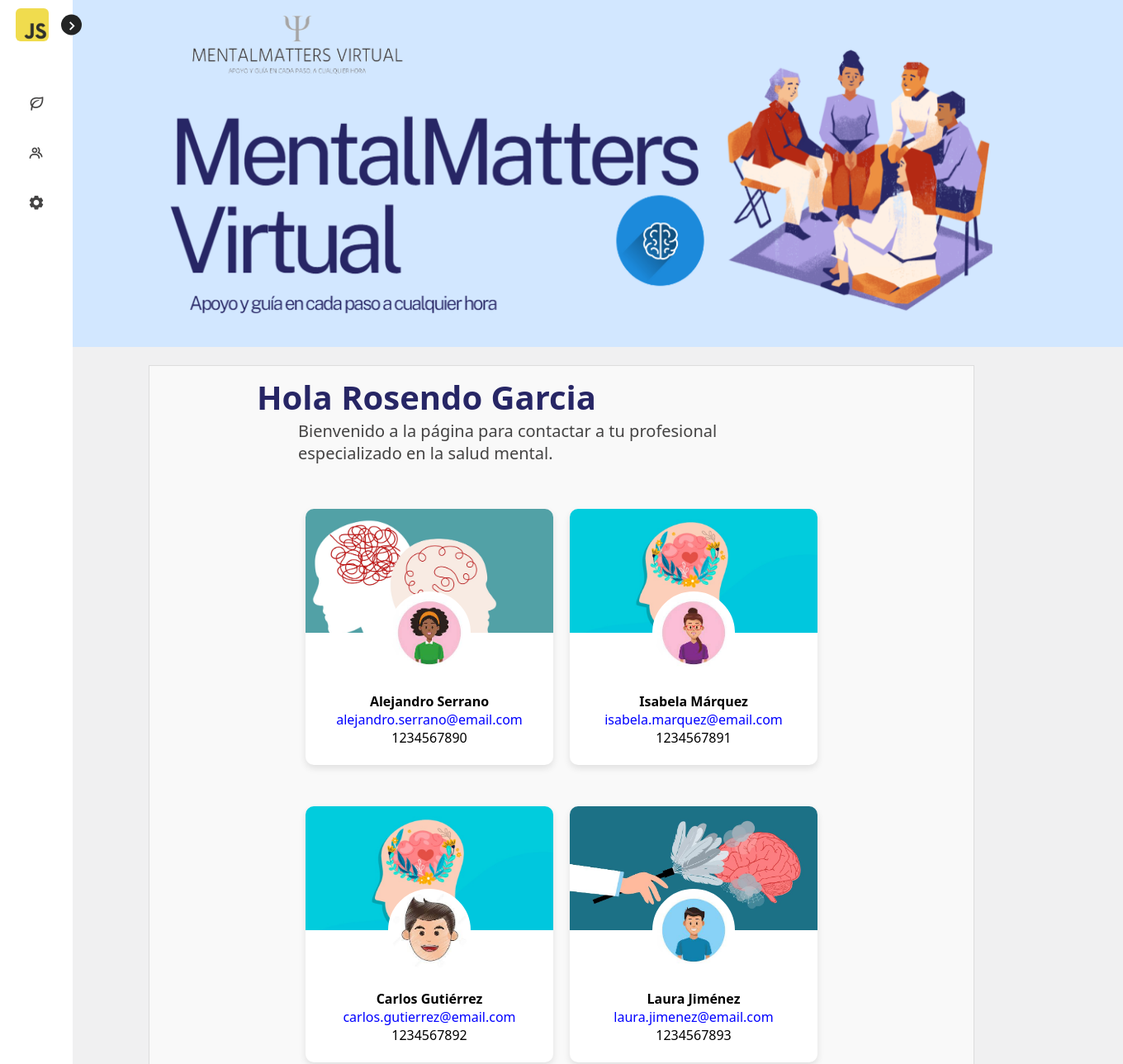
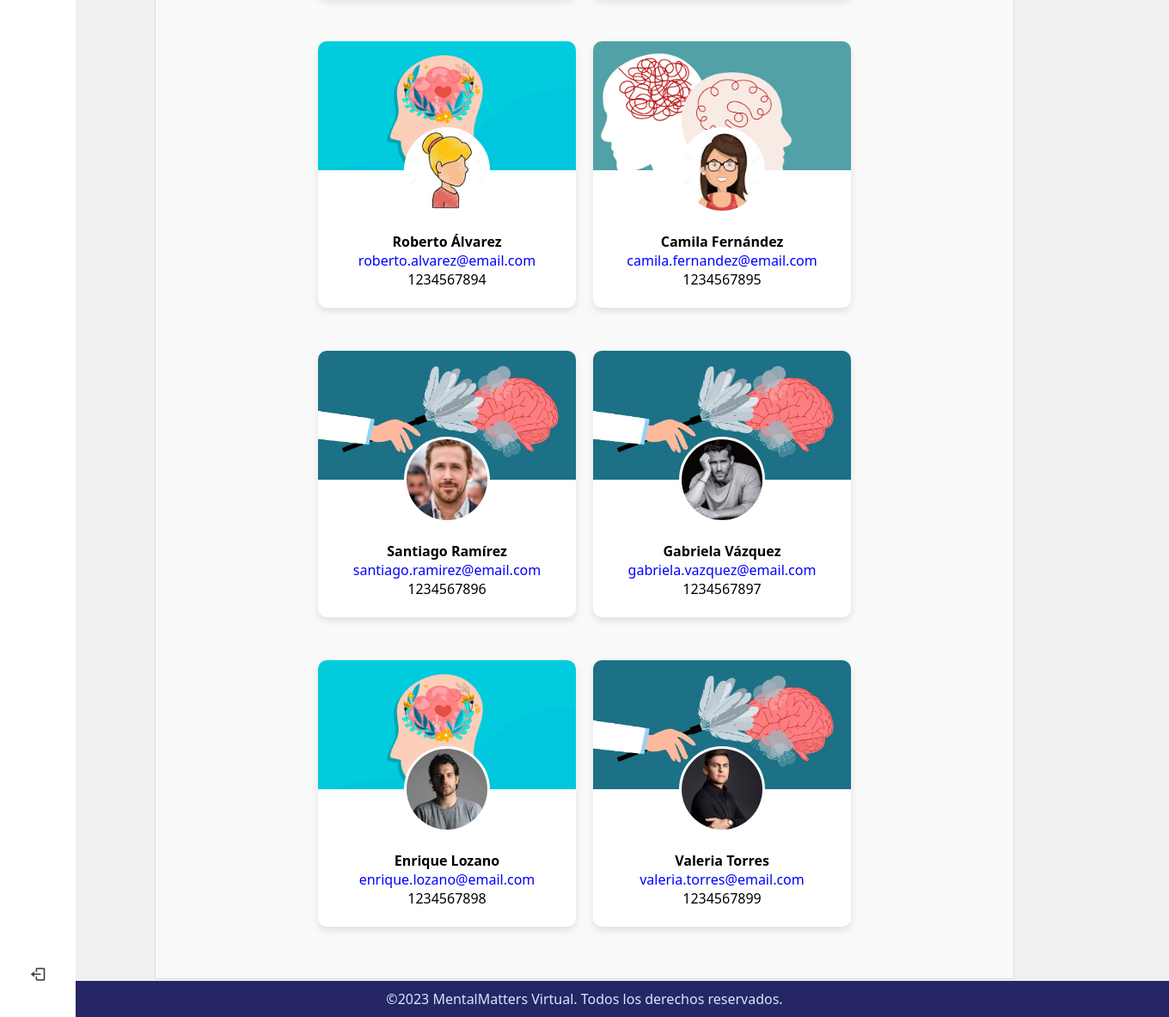
The app's page /view/psicologo.php (signed in) with its own data (2 pictures, top to bottom).
### tables this page shows
CREATE TABLE `usuarios` (
  `id` int(10) UNSIGNED NOT NULL,
  `nombre` varchar(200) NOT NULL,
  `usuario` varchar(200) NOT NULL,
  `correo` varchar(400) NOT NULL,
  `contrasenia` varchar(200) DEFAULT NULL,
  `telefono` varchar(50) DEFAULT NULL,
  `fecha_nacimiento` date DEFAULT NULL,
  `foto_perfil` varchar(255) DEFAULT NULL
);

CREATE TABLE `psicologos` (
  `id_psicol` int(11) NOT NULL,
  `nombre` varchar(255) NOT NULL,
  `apellido` varchar(255) NOT NULL,
  `correo` varchar(255) NOT NULL,
  `telefono` varchar(255) NOT NULL,
  `cita` text NOT NULL
);

### view/psicologo.php (the view, shortened to what this page needs)
<!DOCTYPE html>
<html lang="es">
<head>
    <link href='https://unpkg.com/boxicons@2.1.1/css/boxicons.min.css' rel='stylesheet'>
    <link rel="stylesheet" href="../assets/css/botones-ca.css">
    <link rel="stylesheet" href="../assets/css/menu.css">
    <link rel="stylesheet" href="../assets/css/styles.css">
    <link rel="stylesheet" href="../assets/css/psicologo.css">
</head>
<body>
<?php
    require("components/menu.php");
?>
    <div class="backgraund-portada">
        <img src="../assets/img/portada.png" id="portada">
    </div><br>
    <div class=box-main>
    <div class="cont-text">
        <h1>Hola <?php echo $_SESSION['nombre'] ?></h1>
        <p>Bienvenido a la página para contactar a tu profesional especializado en la salud mental.</p>
    </div><br><br>
    <?php
    $sql = 'SELECT id_psicol, nombre, apellido, correo, telefono, cita FROM psicologos';
    $stmt = mysqli_query($conexion, $sql);
    echo '<div class="cards-wrapper">';
    while ($row = $stmt->fetch_assoc()) {
        $id = htmlspecialchars($row['id_psicol']);
        $nombreCompleto = htmlspecialchars($row['nombre'] . " " . $row['apellido']);
        $correo = htmlspecialchars($row['correo']);
        $telefono = htmlspecialchars($row['telefono']);
        $fotoRandom = '../assets/imgs-psicol/' . $id . '.jpg';
        $fondoRandom = '../assets/imgs-psicol/' . rand(11, 13) . '.jpg';
        echo <<<EOT
            <div class="card" data-id="$id">
                <div class="card-header">
                    <img src="$fondoRandom" alt="Paisaje" class="background-image">
                    <div class="profile-pic-container">
                        <img src="$fotoRandom" alt="Foto random para $nombreCompleto" class="profile-image">
                    </div>
                </div>
                <div class="card-content">
                    <h4><b>$nombreCompleto</b></h4>
                    <p><a href="mailto:$correo">$correo</a></p>
                    <p>$telefono</p>
                </div>
            </div>
            EOT;
    }
    echo '</div>';
    ?>
    </div> <br><br>
    <?php
        require("components/footer.php");
    ?>
</body>
</html>

### view/components/menu.php (shortened to what this page needs)
<nav class="sidebar close">
        <header>
            <div class="image-text">
                <span class="image">
                <?php
                if (isset($_SESSION['user_id']) && !empty($_SESSION['user_id'])) {
                    require_once '../model/db.php';
                    $userId = $_SESSION['user_id'];
                    $stmt = $conexion->prepare("SELECT foto_perfil FROM usuarios WHERE id = ?");
                    $stmt->bind_param("i", $userId);
                    $stmt->execute();
                    $stmt->store_result();
                    if ($stmt->num_rows > 0) {
                        $stmt->bind_result($fotoPerfil);
                        $imagePath = !empty($fotoPerfil) ? '../uploads/' . $fotoPerfil : 'ruta/a/imagen/por/defecto.jpg';
                        echo '<img src="' . htmlspecialchars($imagePath) . '" alt="Foto de perfil">';
                    } else {
                        echo '<div class="img-default">
                              </div>';
                    }
                }
                ?>
                </span>
            </div>
            <i class='bx bx-chevron-right toggle'></i>
        </header>
        <div class="menu-bar">
            <div class="menu">
                <ul class="menu-links">
                    <li class="nav-link">
                        <a href="index.php">
                            <i class='bx bx-leaf icon'></i>
                        </a>
                    </li>
                    <li class="nav-link">
                        <a href="psicologo.php">
                            <i class='bx bx-group icon' ></i>
                        </a>
                    </li>
                    <li class="nav-link">
                        <a href="settings.php">
                            <i class='bx bxs-cog icon'></i>
                        </a>
                    </li>
                </ul>
            </div>
            <div class="bottom-content">
                <li class="">
                    <a href="../controller/logout.php">
                        <i class='bx bx-log-out icon' ></i>
                    </a>
                </li>
            </div>
        </div>
    </nav>

### assets/css/menu.css (style rules this page uses)
* { font-family:system-ui, -apple-system, BlinkMacSystemFont, 'Segoe UI', Roboto, Oxygen, Ubuntu, Cantarell, 'Open Sans', 'Helvetica Neue', sans-serif; margin: 0; padding: 0; box-sizing: border-box; }
:root { --body-color: #f0f0f1; --sidebar-color: #FFF; --primary-color: #232424; --primary-color-light: #f0f0f1; --toggle-color: #b4adad; --text-color: #444343; --tran-03: all 0.2s ease; --tran-03: all 0.3s ease; --tran-04: all 0.3s ease; --tran-05: all 0.3s ease; }
body { min-height: 90vh; background-color: var(--body-color); transition: var(--tran-05); }
.sidebar { position: fixed; top: 0; left: 0; height: 100%; width: 250px; padding: 10px 14px; background: var(--sidebar-color); transition: var(--tran-05); z-index: 100; }
.sidebar.close { width: 88px; }
.sidebar li { height: 50px; list-style: none; display: flex; align-items: center; margin-top: 10px; }
.sidebar header .image, .sidebar .icon { min-width: 50px; border-radius: 6px; }
.sidebar .icon { min-width: 60px; border-radius: 6px; height: 100%; display: flex; align-items: center; justify-content: center; font-size: 20px; }
.sidebar .text, .sidebar .icon { color: var(--text-color); transition: var(--tran-03); }
.sidebar header { position: relative; }
.sidebar header .image-text { display: flex; align-items: center; }
.sidebar header .image { display: flex; align-items: center; justify-content: center; }
.sidebar header .image img { width: 40px; border-radius: 6px; }
.sidebar header .toggle { position: absolute; top: 50%; right: -25px; transform: translateY(-50%) rotate(180deg); height: 25px; width: 25px; background-color: var(--primary-color); color: var(--sidebar-color); border-radius: 50%; display: flex; align-items: center; justify-content: center; font-size: 22px; cursor: pointer; transition: var(--tran-05); }
.sidebar.close .toggle { transform: translateY(-50%) rotate(0deg); }
.sidebar .menu { margin-top: 40px; }
.sidebar li a { list-style: none; height: 100%; background-color: transparent; display: flex; align-items: center; height: 100%; width: 100%; border-radius: 6px; text-decoration: none; transition: var(--tran-03); }
.sidebar .menu-bar { height: calc(100% - 55px); display: flex; flex-direction: column; justify-content: space-between; overflow-y: scroll; }

### assets/css/styles.css (style rules this page uses)
.cont-text { font-size: 20px; font-weight: 500; color: var(--text-color); padding: 10px 180px; font-family: 'Montserrat', sans-serif; }
h1 { color: #272665; }
#portada { padding: 5px 130px; width: 1300px; height: 420px; margin-left: 50px; }
.backgraund-portada { width: 100%; height: 420px; background-color: #D2E7FF; }

### assets/css/psicologo.css (style rules this page uses)
.card { width: 300px; border-radius: 10px; overflow: hidden; box-shadow: 0 4px 8px rgba(0, 0, 0, 0.1); margin-bottom: 30px; background-color: #fff; text-align: center; }
.card-header { position: relative; height: 150px; }
.background-image { width: 100%; height: 100%; object-fit: cover; }
.profile-pic-container { position: absolute; width: 100px; height: 100px; overflow: hidden; border-radius: 50%; border: 3px solid #fff; left: 50%; bottom: -50px; transform: translateX(-50%); background-color: #fff; }
.profile-image { width: 100%; height: 100%; object-fit: cover; }
.card-content { padding: 2px 16px; height: calc(auto + 50px); margin-top: 70px; margin-bottom: 20px; word-wrap: break-word; }
.card a { text-decoration: none; color: blue; }
.cards-wrapper { display: flex; flex-wrap: wrap; gap: 20px; justify-content: center; width: calc(50vw - 20px); margin-right: auto; margin-left: auto; margin-bottom: 30px; }
.close { font-size: 1.5em; color: #555; }
.box-main { width: 1000px; margin: auto; background-color: #f9f9f9; border: 1px solid #ddd; }
.cont-text h1 { margin-left: -50px; }

### records on screen
usuarios: foto_perfil (picture)
psicologos: shows a picture, nombreCompleto "Alejandro Serrano", correo "alejandro.serrano@email.com", telefono "1234567890"
psicologos: shows a picture, nombreCompleto "Isabela Márquez", correo "isabela.marquez@email.com", telefono "1234567891"
psicologos: shows a picture, nombreCompleto "Carlos Gutiérrez", correo "carlos.gutierrez@email.com", telefono "1234567892"
psicologos: shows a picture, nombreCompleto "Laura Jiménez", correo "laura.jimenez@email.com", telefono "1234567893"
psicologos: shows a picture, nombreCompleto "Roberto Álvarez", correo "roberto.alvarez@email.com", telefono "1234567894"
psicologos: shows a picture, nombreCompleto "Camila Fernández", correo "camila.fernandez@email.com", telefono "1234567895"
psicologos: shows a picture, nombreCompleto "Santiago Ramírez", correo "santiago.ramirez@email.com", telefono "1234567896"
psicologos: shows a picture, nombreCompleto "Gabriela Vázquez", correo "gabriela.vazquez@email.com", telefono "1234567897"
psicologos: shows a picture, nombreCompleto "Enrique Lozano", correo "enrique.lozano@email.com", telefono "1234567898"
psicologos: shows a picture, nombreCompleto "Valeria Torres", correo "valeria.torres@email.com", telefono "1234567899"

### other values on screen
$_SESSION['nombre'] "Rosendo Garcia"
